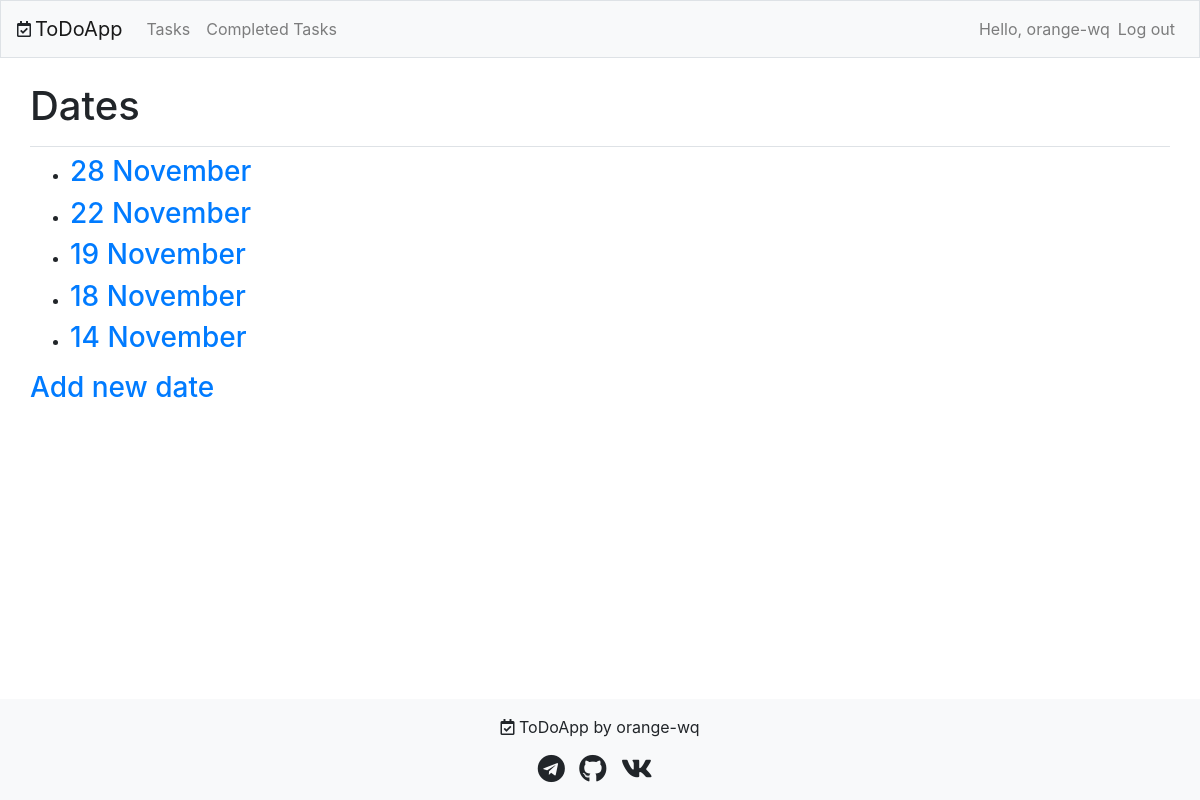
Screenshot of /dates/ (signed in) with the database file from the repository.
### users/models.py (models this page shows, shortened)
class CustomUser(AbstractBaseUser, PermissionsMixin):
    email = models.EmailField(unique=True)
    username = models.CharField(max_length=30, unique=True)
    is_active = models.BooleanField(default=True)
    is_staff = models.BooleanField(default=False)
    objects = CustomUserManager()
    USERNAME_FIELD = 'email'
    REQUIRED_FIELDS = ['username']

### todoapp/models.py (models this page shows, shortened)
class Date(models.Model):
    title = models.DateField()
    date_added = models.DateTimeField(auto_now_add=True)
    owner = models.ForeignKey(settings.AUTH_USER_MODEL, on_delete=models.CASCADE)

### todoapp/views.py (the view)
# urls.py: path('dates/', dates, name='dates'),
@login_required
def dates(request):
    dates = Date.objects.filter(owner=request.user).order_by('-date_added')
    uncompleted_dates = sort_dates(dates)
    context = {'dates': uncompleted_dates}
    return render(request, 'todoapp/dates.html', context)

### todoapp/views.py (called while the page is built)
def sort_dates(dates, sort_key=False):
    date_list = []
    for date in dates:
        entries = Entry.objects.filter(date=date)
        if sort_key:
            if entries.exists() and all(entry.is_done for entry in entries):
                date_list.append(date)
        else:
            if not entries.exists() or any(not entry.is_done for entry in entries):
                date_list.append(date)
    return date_list

### todoapp/templates/todoapp/dates.html
{% extends "todoapp/base.html" %}
{% block page_header %}
<h1>Dates</h1>
{% endblock page_header %}
{% block content %}
<ul>
    {% for date in dates %}
      <li><h3>
          <a href="{% url 'todoapp:date' date.id %}">{{ date.title|date:"d F" }}</a>
      </h3></li>
    {% empty %}
    <li><h3>No dates have been added yet.</h3></li>
    {% endfor %}
</ul>
<h3><a href="{% url 'todoapp:new_date' %}">Add new date</a></h3>
{% endblock content %}

### todoapp/templates/todoapp/base.html (shortened to what this page needs)
{% load bootstrap4 %}
{% load static %}
<!doctype html>
<html lang="en" class="h-100">
<head>
    {% bootstrap_css %}
    <link rel="stylesheet" href="{% static 'css/style.css' %}">
    <link rel="stylesheet" href="https://use.fontawesome.com/releases/v5.8.2/css/all.css">
</head>
<body class="d-flex flex-column h-100" >
    <div class="wrapper">
    <nav class="navbar navbar-expand-md navbar-light bg-light mb-4 border">
        <i class="far fa-calendar-check mr-1"></i>
        <a class="navbar-brand" href="{% url 'todoapp:index' %}">ToDoApp</a>
     <div class="collapse navbar-collapse" id="navbarCollapse">
         <ul class="navbar-nav mr-auto">
             <li class="nav-item">
                 <a class="nav-link" href="{% url 'todoapp:dates' %}">Tasks</a>
             </li>
             <li class="nav-item">
                 <a class="nav-link" href="{% url 'todoapp:completed_dates' %}">Completed Tasks</a>
             </li>
         </ul>
         <ul class="navbar-nav ml-auto">
             {% if user.is_authenticated %}
               <li class="nav-item">
                   <span class="navbar-text">Hello,
                       <a class="username" href="{% url 'users:profile' %}">{{ user.username }}</a></span>
               </li>
               <li class="nav-item">
                   <a class="nav-link" href="{% url 'users:logout' %}">Log out</a>
               </li>
             {% endif %}
         </ul>
     </div>
    </nav>
<main role="main" class="container">
    <div class="pb-2 mb-2 border-bottom">
        {% block page_header %}{% endblock page_header %}
    </div>
    <div>
        {% block content %}{% endblock content %}
    </div>
</main>
<div class="bg-light footer text-center #212529 py-30">
  <div class="container">
  <div class="text-center p-3">
      <i class="far fa-calendar-check"></i>
      ToDoApp by orange-wq
  </div>
    <section>
        <div class="social-icons">
            <a href="https://t.me/userincorp">
                <i class="fab fa-telegram" style="font-size: 28px; color: #212529;"></i>
            </a>
            <a href="https://github.com/orange-wq">
                <i class="fab fa-github" style="font-size: 28px; color: #212529;"></i>
            </a>
            <a href="https://vk.com/tsengel.bator">
                <i class="fab fa-vk" style="font-size: 28px; color: #212529;"></i>
            </a>
        </div>
    </section>
  </div>
</div>
</body>
</html>

### static/css/style.css (style rules this page uses)
html, body { position: relative; height: 100%; }
.wrapper { min-height: 100%; display: flex; flex-direction: column; }
main { flex: 1 1 auto; }
.container { padding: 0 0 15px; }
.social-icons i { margin-right: 10px; }
.navbar-light .navbar-text a { color: rgb(0 0 0 / 50%); }

### todoapp/templates/todoapp/base.html (style rules this page uses)
a { text-decoration: none; }

### rows the page displays
CustomUser: username "orange-wq"
Date: title "28 November"
Date: title "22 November"
Date: title "19 November"
Date: title "18 November"
Date: title "14 November"
